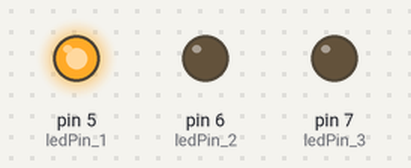
Bench run of a sketch on a simulated Arduino Uno, built with avr-gcc and run on an emulated ATmega328P. On the bench: output pins drawn as LEDs (lit = HIGH).

Above: at 0.5 s.
At 1.5 s:
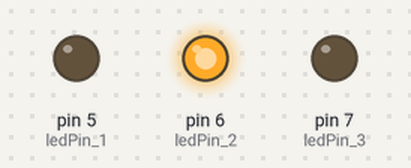
At 5.5 s:
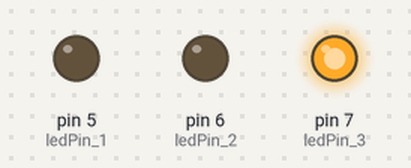
Timing chart, 0 to 6.9 s (numbered marks = the images above):
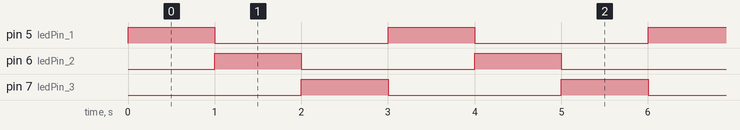

The sketch:

W03-01-blinkThreeReview.ino
```cpp
// blink 3 LEDs
// Pattern 1 - uses the boolean variables On, OFF that we define
// Pattern 2 - uses more typical 1 = ON and 0 = OFF syntax

// led PINs
int ledPin_1= 5;
int ledPin_2= 6;
int ledPin_3= 7;

// possible LED states
boolean ON = 1;
boolean OFF = 0;

void setup() {
  // put your setup code here, to run once:
  // set pinModes
  pinMode(ledPin_1, OUTPUT);
  pinMode(ledPin_2, OUTPUT);
  pinMode(ledPin_3, OUTPUT);
}

void loop() {
  // put your main code here, to run repeatedly:

  // -----------   Pattern 1   ------------------

      // ***********   write the LEDs  *****************
      digitalWrite(ledPin_1, ON);
      digitalWrite(ledPin_2, OFF);
      digitalWrite(ledPin_3, OFF);

      // ***********   determine the delay - they blink at same time   *****************
      delay(1000);


  // -----------   Pattern 2   ------------------

      // ***********   write the LEDs  *****************
      digitalWrite(ledPin_1, OFF);
      digitalWrite(ledPin_2, 1); // use 1 = ON
      digitalWrite(ledPin_3, OFF);

      // ***********   determine the delay - they blink at same time   *****************
      delay(1000);

  // -----------   Pattern 3   ------------------

      // ***********   write the LEDs  *****************

      digitalWrite(ledPin_1, 0); // 0==OFF
      digitalWrite(ledPin_2, 0);
      digitalWrite(ledPin_3, 1); // 1==ON

      // ***********   determine the delay - they blink at same time   *****************
      delay(1000);

}
```

Measured:
- by itself, pin 5 (ledPin_1), pin 6 (ledPin_2), pin 7 (ledPin_3): alternates HIGH for 1.0 s and LOW for 2.0 s
- by itself, everything shown: repeats every 3.0 s, in 3 steps
